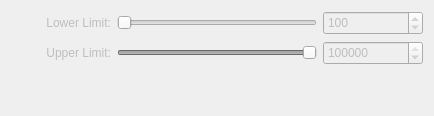
        <widget class="QWidget" name="canny_tab">
         <property name="enabled">
          <bool>false</bool>
         </property>
         <attribute name="title">
          <string>Canny Edge</string>
         </attribute>
         <layout class="QGridLayout" name="gridLayout_13">
          <item row="0" column="2">
           <widget class="QSpinBox" name="canny_min_spin">
            <property name="sizePolicy">
             <sizepolicy hsizetype="Fixed" vsizetype="Maximum">
              <horstretch>0</horstretch>
              <verstretch>0</verstretch>
             </sizepolicy>
            </property>
            <property name="minimumSize">
             <size>
              <width>100</width>
              <height>24</height>
             </size>
            </property>
            <property name="font">
             <font>
              <pointsize>9</pointsize>
             </font>
            </property>
            <property name="toolTip">
             <string/>
            </property>
            <property name="maximum">
             <number>100000</number>
            </property>
            <property name="singleStep">
             <number>100</number>
            </property>
            <property name="value">
             <number>100</number>
            </property>
           </widget>
          </item>
          <item row="0" column="0">
           <widget class="QLabel" name="canny_min_label">
            <property name="sizePolicy">
             <sizepolicy hsizetype="Fixed" vsizetype="Maximum">
              <horstretch>0</horstretch>
              <verstretch>0</verstretch>
             </sizepolicy>
            </property>
            <property name="minimumSize">
             <size>
              <width>100</width>
              <height>24</height>
             </size>
            </property>
            <property name="cursor">
             <cursorShape>WhatsThisCursor</cursorShape>
            </property>
            <property name="toolTip">
             <string>Minimum allowable blob size used for filtering out detections.</string>
            </property>
            <property name="text">
             <string>Lower Limit:</string>
            </property>
            <property name="alignment">
             <set>Qt::AlignmentFlag::AlignRight|Qt::AlignmentFlag::AlignTrailing|Qt::AlignmentFlag::AlignVCenter</set>
            </property>
           </widget>
          </item>
          <item row="0" column="1">
           <widget class="QSlider" name="canny_min_slider">
            <property name="sizePolicy">
             <sizepolicy hsizetype="Minimum" vsizetype="Maximum">
              <horstretch>0</horstretch>
              <verstretch>0</verstretch>
             </sizepolicy>
            </property>
            <property name="minimumSize">
             <size>
              <width>200</width>
              <height>0</height>
             </size>
            </property>
            <property name="toolTip">
             <string/>
            </property>
            <property name="maximum">
             <number>100000</number>
            </property>
            <property name="singleStep">
             <number>100</number>
            </property>
            <property name="value">
             <number>100</number>
            </property>
            <property name="orientation">
             <enum>Qt::Orientation::Horizontal</enum>
            </property>
           </widget>
          </item>
          <item row="1" column="2">
           <widget class="QSpinBox" name="canny_max_spin">
            <property name="sizePolicy">
             <sizepolicy hsizetype="Fixed" vsizetype="Maximum">
              <horstretch>0</horstretch>
              <verstretch>0</verstretch>
             </sizepolicy>
            </property>
            <property name="minimumSize">
             <size>
              <width>100</width>
              <height>24</height>
             </size>
            </property>
            <property name="font">
             <font>
              <pointsize>9</pointsize>
             </font>
            </property>
            <property name="toolTip">
             <string/>
            </property>
            <property name="maximum">
             <number>100000</number>
            </property>
            <property name="singleStep">
             <number>100</number>
            </property>
            <property name="value">
             <number>100000</number>
            </property>
           </widget>
          </item>
          <item row="1" column="0">
           <widget class="QLabel" name="canny_max_label">
            <property name="sizePolicy">
             <sizepolicy hsizetype="Fixed" vsizetype="Maximum">
              <horstretch>0</horstretch>
              <verstretch>0</verstretch>
             </sizepolicy>
            </property>
            <property name="minimumSize">
             <size>
              <width>100</width>
              <height>24</height>
             </size>
            </property>
            <property name="cursor">
             <cursorShape>WhatsThisCursor</cursorShape>
            </property>
            <property name="toolTip">
             <string>Maximum allowable blob size used for filtering out detections.</string>
            </property>
            <property name="text">
             <string>Upper Limit:</string>
            </property>
            <property name="alignment">
             <set>Qt::AlignmentFlag::AlignRight|Qt::AlignmentFlag::AlignTrailing|Qt::AlignmentFlag::AlignVCenter</set>
            </property>
           </widget>
          </item>
          <item row="1" column="1">
           <widget class="QSlider" name="canny_max_slider">
            <property name="sizePolicy">
             <sizepolicy hsizetype="Minimum" vsizetype="Maximum">
              <horstretch>0</horstretch>
              <verstretch>0</verstretch>
             </sizepolicy>
            </property>
            <property name="minimumSize">
             <size>
              <width>200</width>
              <height>0</height>
             </size>
            </property>
            <property name="toolTip">
             <string/>
            </property>
            <property name="maximum">
             <number>100000</number>
            </property>
            <property name="singleStep">
             <number>100</number>
            </property>
            <property name="value">
             <number>100000</number>
            </property>
            <property name="orientation">
             <enum>Qt::Orientation::Horizontal</enum>
            </property>
           </widget>
          </item>
          <item row="2" column="0" colspan="3">
           <spacer name="verticalSpacer_6">
            <property name="orientation">
             <enum>Qt::Orientation::Vertical</enum>
            </property>
            <property name="sizeHint" stdset="0">
             <size>
              <width>20</width>
              <height>40</height>
             </size>
            </property>
           </spacer>
          </item>
         </layout>
        </widget>
